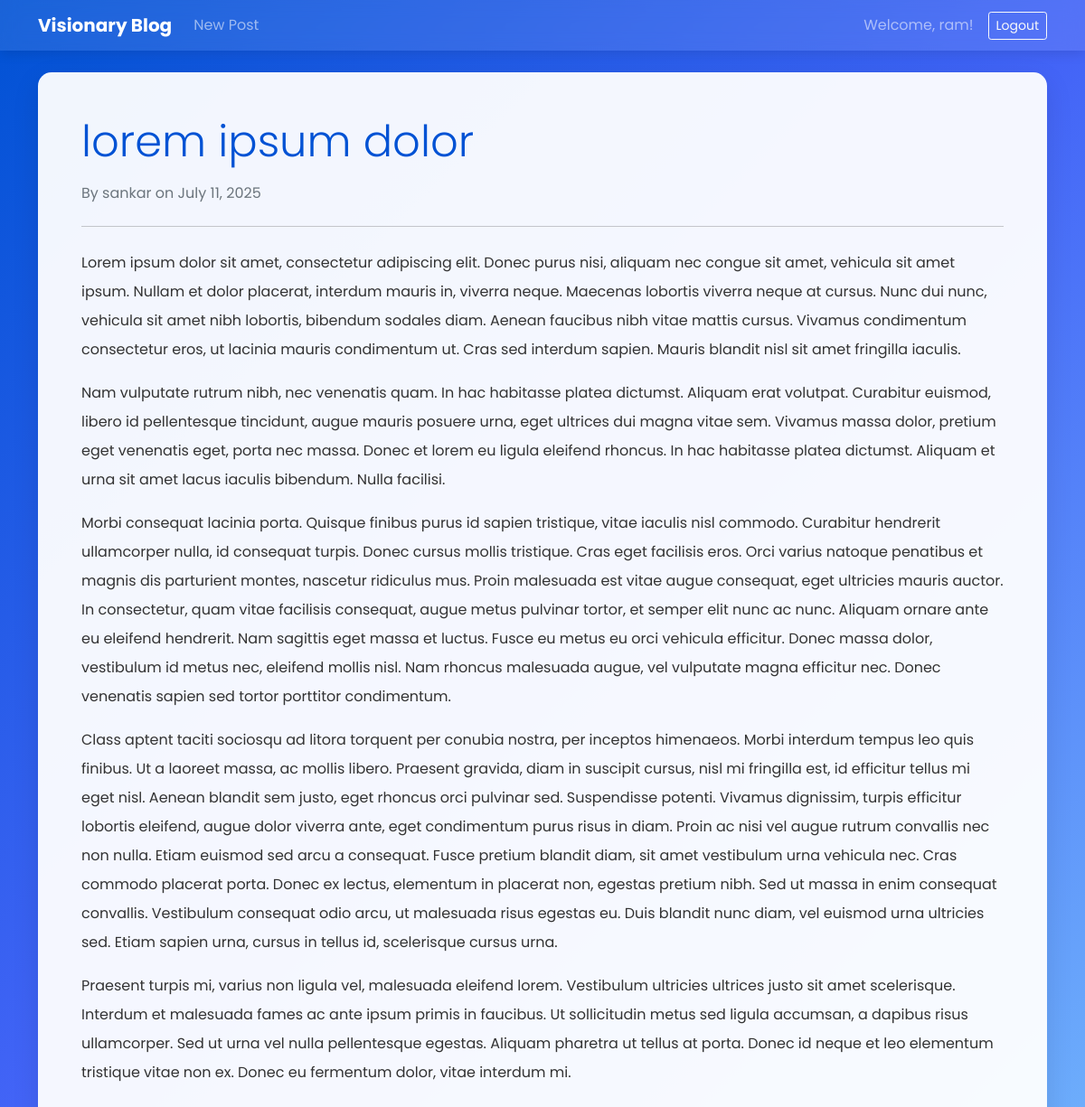
Page /post/1/ (signed in) on the committed database.
### blog/models.py (models this page shows, shortened)
class BlogPost(models.Model):
    title = models.CharField(max_length=200)
    content = RichTextField(blank=True, null=True)
    author = models.ForeignKey(User, on_delete=models.CASCADE)
    created_at = models.DateTimeField(auto_now_add=True)
    updated_at = models.DateTimeField(auto_now=True)

### blog/views.py (the view)
# urls.py: path('post/<int:pk>/', BlogDetailView.as_view(), name='blog-detail'),
class BlogDetailView(DetailView):
    model = BlogPost
    template_name = 'blog/blog_detail.html'

### blog/templates/blog/blog_detail.html (shortened to what this page needs)
{% extends "base.html" %}
{% block content %}
    <div class="card p-4 p-md-5 main-content-animate">
        <article class="blog-post">
            <h2 class="display-5 mb-3" style="color: var(--primary-color);">{{ object.title }}</h2>
            <p class="blog-post-meta text-muted">
                By {{ object.author.username }} on {{ object.created_at|date:"F j, Y" }}
            </p>
            <hr class="my-4">
            <div class="post-content lh-lg">
                {{ object.content|safe }}
            </div>
        </article>
    </div>
{% endblock %}

### templates/base.html (shortened to what this page needs)
<!DOCTYPE html>
<html lang="en">
<head>
    <link href="https://cdn.jsdelivr.net/npm/bootstrap@5.1.3/dist/css/bootstrap.min.css" rel="stylesheet">
    <link href="https://unpkg.com/aos@2.3.1/dist/aos.css" rel="stylesheet">
</head>
<body>
    <nav class="navbar navbar-expand-lg navbar-dark sticky-top">
        <div class="container">
            <a class="navbar-brand fw-bold" href="{% url 'blog-list' %}">Visionary Blog</a>
            <div class="collapse navbar-collapse" id="navbarNav">
                <div class="navbar-nav me-auto">
                    {% if user.is_authenticated %}
                        <a class="nav-link" href="{% url 'blog-create' %}">New Post</a>
                    {% endif %}
                </div>
                <div class="navbar-nav align-items-center">
                    {% if user.is_authenticated %}
                        <span class="navbar-text me-3">
                            Welcome, {{ user.username }}!
                        </span>
                        <form class="d-inline" method="post" action="{% url 'logout' %}">
                            <button type="submit" class="btn btn-outline-light btn-sm">Logout</button>
                        </form>
                    {% else %}
                        <a href="{% url 'login' %}" class="btn btn-light btn-sm me-2">Login</a>
                        <a href="{% url 'signup' %}" class="btn btn-primary btn-sm">Sign Up</a>
                    {% endif %}
                </div>
            </div>
        </div>
    </nav>
    <main class="container py-4">
        {% block content %}
        {% endblock content %}
    </main>
</body>
</html>

### templates/base.html (style rules this page uses)
:root { --primary-color: #0052D4; --secondary-color: #4364F7; --accent-color: #6FB1FC; --text-color: #333; --font-family: 'Poppins', sans-serif; }
body { font-family: var(--font-family); background: linear-gradient(135deg, var(--primary-color) 0%, var(--secondary-color) 50%, var(--accent-color) 100%); background-attachment: fixed; color: var(--text-color); }
.navbar { background-color: rgba(255, 255, 255, 0.1) !important; backdrop-filter: blur(10px); box-shadow: 0 4px 12px rgba(0, 0, 0, 0.1); }
.card { border-radius: 15px; border: none; box-shadow: 0 10px 30px rgba(0, 0, 0, 0.1); transition: all 0.3s ease-in-out; background-color: rgba(255, 255, 255, 0.95); }
.main-content-animate { animation: fadeIn 0.8s ease-out forwards; }

### rows in the picture
BlogPost: title "lorem ipsum dolor", author.username "sankar", created_at "July 11, 2025", content "Lorem ipsum dolor sit amet, consectetur adipiscing elit. Donec purus nisi, aliquam nec congue sit amet, vehicula sit amet ipsum. Nullam et dolor placerat, interdum mauris in, viverra neque. Maecenas lobortis viverra neque at cursus. Nunc dui nunc, vehicula sit amet nibh lobortis, bibendum sodales diam. Aenean faucibus nibh vitae mattis cursus. Vivamus condimentum consectetur eros, ut lacinia mauris condimentum ut. Cras sed interdum sapien. Mauris blandit nisl sit amet fringilla iaculis. Nam vulputate rutrum nibh, nec venenatis quam. In hac habitasse platea dictumst. Aliquam erat volutpat. Curabitur euismod, libero id pellentesque tincidunt, augue mauris posuere urna, eget ultrices dui magna…"

### other values in the picture
{{ user.username }} "ram"
